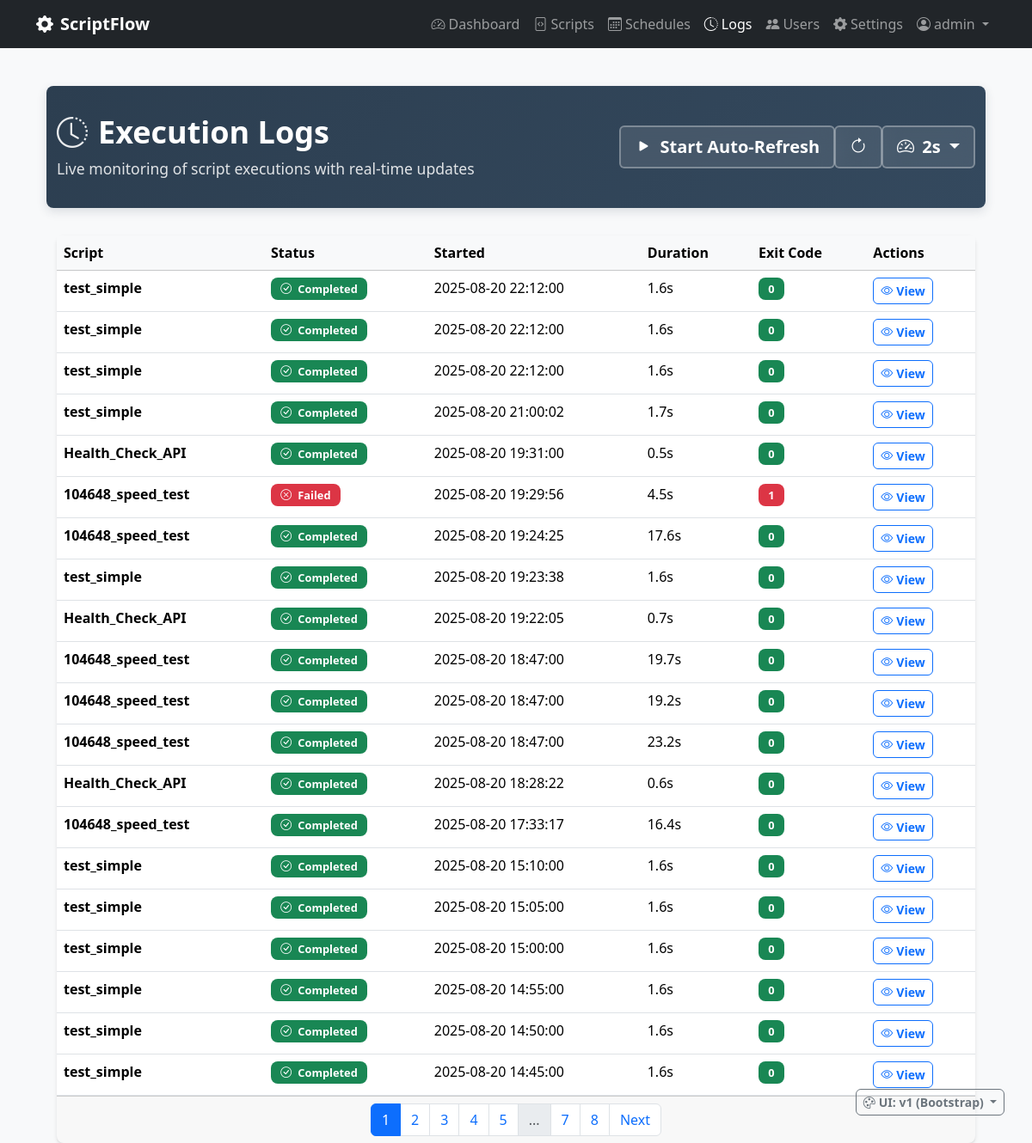
Page /logs (signed in) on the earlier database version.
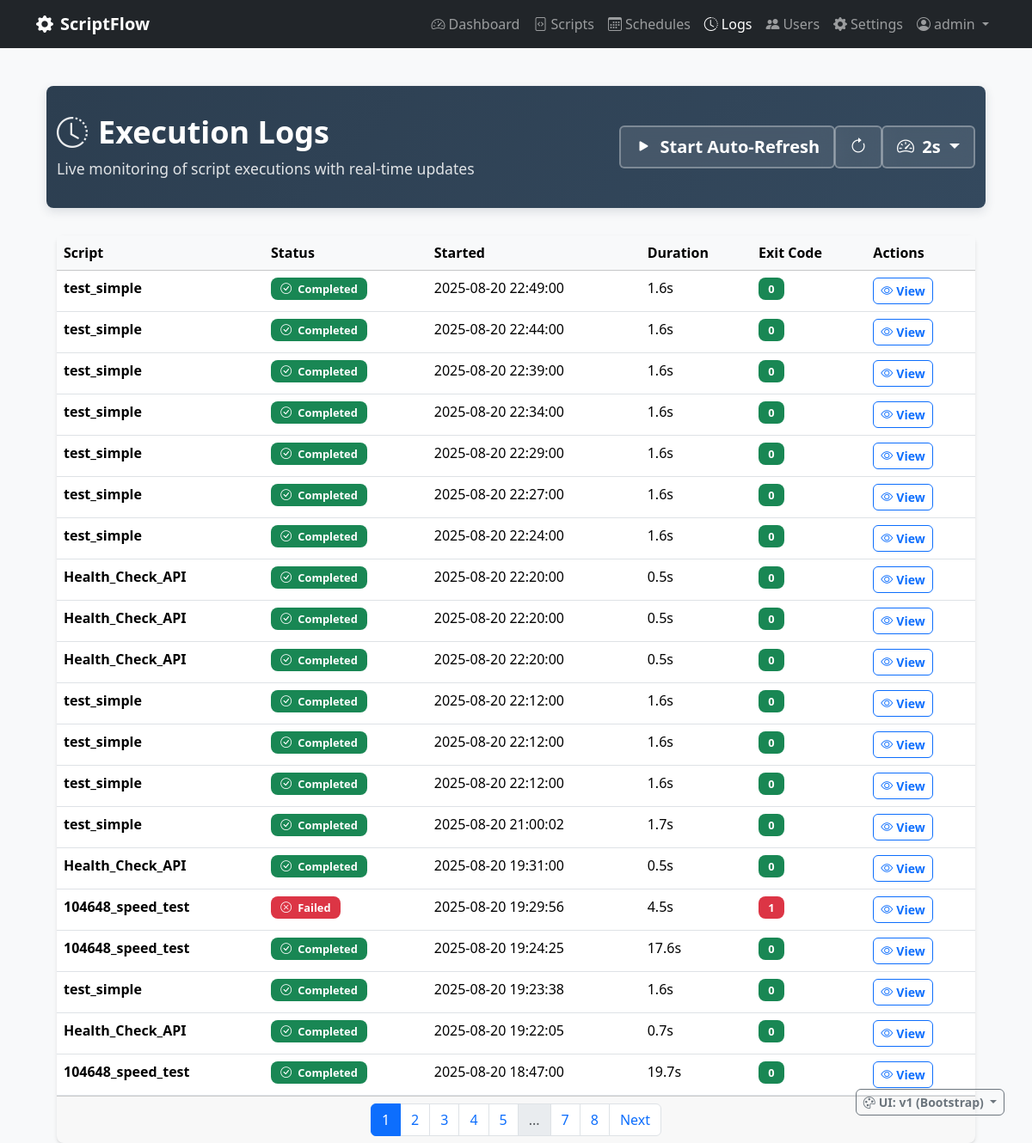
Same page on the later database version.
### scriptflow.py (models this page shows, shortened)
class Execution(db.Model):
    __tablename__ = 'executions'
    id = db.Column(db.Integer, primary_key=True)
    started_at = db.Column(db.DateTime, default=datetime.now, nullable=False)
    completed_at = db.Column(db.DateTime)
    status = db.Column(db.String(20), default='pending', nullable=False)  # pending, running, completed, failed, timeout
    exit_code = db.Column(db.Integer)
    stdout = db.Column(db.Text)
    stderr = db.Column(db.Text)
    duration_seconds = db.Column(db.Float)
    trigger_type = db.Column(db.String(20), default='manual', nullable=False)  # manual, scheduled, api
    script_id = db.Column(db.Integer, db.ForeignKey('scripts.id'), nullable=False)
    user_id = db.Column(db.Integer, db.ForeignKey('users.id'), nullable=False)
    script = db.relationship('Script', backref='executions')
    @property
    def formatted_duration(self):
        if not self.duration_seconds:
            return "N/A"
        if self.duration_seconds < 60:
            return f"{self.duration_seconds:.1f}s"
        else:
            minutes = int(self.duration_seconds // 60)
            seconds = int(self.duration_seconds % 60)
            return f"{minutes}m {seconds}s"

class Script(db.Model):
    __tablename__ = 'scripts'
    id = db.Column(db.Integer, primary_key=True)
    name = db.Column(db.String(100), nullable=False)
    description = db.Column(db.Text)
    filename = db.Column(db.String(255), nullable=False)
    file_path = db.Column(db.String(500), nullable=False)
    script_type = db.Column(db.String(10), nullable=False)  # 'py' or 'bat'
    file_size = db.Column(db.Integer)
    created_at = db.Column(db.DateTime, default=datetime.now)
    updated_at = db.Column(db.DateTime, default=datetime.now, onupdate=datetime.now)
    is_active = db.Column(db.Boolean, default=True)
    user_id = db.Column(db.Integer, db.ForeignKey('users.id'), nullable=False)

### scriptflow.py (the view)
@app.route('/logs')
@login_required
def logs():
    page = request.args.get('page', 1, type=int)
    executions_query = Execution.query.order_by(Execution.started_at.desc())
    executions_filtered = apply_user_data_filter(executions_query)
    executions = executions_filtered.paginate(page=page, per_page=20, error_out=False)
    return render_template(UIVersionManager.get_template_path('logs.html'), executions=executions)

### config/ui_version.py (called while the page is built)
    @classmethod
    def get_ui_version(cls):
        if request and request.args.get('ui') in ['v1', 'v2']:
            ui_version = request.args.get('ui')
            if session:
                session['ui_version'] = ui_version
            return ui_version
        if session and 'ui_version' in session:
            return session['ui_version']
        env_version = os.environ.get('UI_VERSION', '').lower()
        if env_version in ['v1', 'v2']:
            return env_version
        return cls.DEFAULT_VERSION

    @classmethod
    def get_template_path(cls, template_name):
        ui_version = cls.get_ui_version()
        return f"{ui_version}/{template_name}"

    @classmethod
    def is_modern_ui(cls):
        return cls.get_ui_version() == cls.MODERN_VERSION

### scriptflow.py (called while the page is built)
@app.context_processor
def inject_ui_version():
    try:
        return {
            'ui_info': UIVersionManager.get_ui_display_info(),
            'ui_version': UIVersionManager.get_ui_version(),
            'is_modern_ui': UIVersionManager.is_modern_ui()
        }
    except:
        return {
            'ui_info': {},
            'ui_version': 'v1',
            'is_modern_ui': False
        }

### templates/v1/logs.html (shortened to what the changed rows need)
{% extends "v1/base.html" %}
{% block content %}
<div class="container-fluid">
    <div class="page-header">
        <div class="container">
            <div class="row align-items-center">
                <div class="col">
                    <h1>
                        <i class="bi bi-clock-history"></i>Execution Logs
                    </h1>
                </div>
            </div>
        </div>
    </div>
    <div class="container">
        <div class="card">
            <div class="card-body p-0">
                {% if executions.items %}
                    <div class="table-responsive">
                        <table class="table table-hover mb-0" id="logsTable">
                            <thead class="table-light">
                                <tr>
                                    <th>Script</th>
                                    <th>Status</th>
                                    <th>Started</th>
                                    <th>Duration</th>
                                    <th>Exit Code</th>
                                    <th>Actions</th>
                                </tr>
                            </thead>
                            <tbody id="logsTableBody">
                                {% for execution in executions.items %}
                                <tr>
                                    <td>
                                        <strong>{{ execution.script.name if execution.script else 'Unknown' }}</strong>
                                    </td>
                                    <td>
                                        {% if execution.status == 'running' %}
                                            <span class="badge status-running d-flex align-items-center gap-1">
                                                <i class="bi bi-arrow-clockwise rotating-icon"></i>
                                                Running
                                            </span>
                                        {% elif execution.status == 'completed' %}
                                            <span class="badge bg-success">
                                                <i class="bi bi-check-circle me-1"></i>
                                                Completed
                                            </span>
                                        {% elif execution.status == 'failed' %}
                                            <span class="badge bg-danger">
                                                <i class="bi bi-x-circle me-1"></i>
                                                Failed
                                            </span>
                                        {% elif execution.status == 'pending' %}
                                            <span class="badge bg-secondary">
                                                <i class="bi bi-clock me-1"></i>
                                                Pending
                                            </span>
                                        {% elif execution.status == 'timeout' %}
                                            <span class="badge bg-warning">
                                                <i class="bi bi-stopwatch me-1"></i>
                                                Timeout
                                            </span>
                                        {% else %}
                                            <span class="badge bg-secondary">
                                                {{ execution.status|title }}
                                            </span>
                                        {% endif %}
                                    </td>
                                    <td>{{ execution.started_at.strftime('%Y-%m-%d %H:%M:%S') }}</td>
                                    <td>{{ execution.formatted_duration }}</td>
                                    <td>
                                        {% if execution.exit_code is not none %}
                                            <span class="badge bg-{{ 'success' if execution.exit_code == 0 else 'danger' }}">
                                                {{ execution.exit_code }}
                                            </span>
                                        {% else %}
                                            <span class="text-muted">-</span>
                                        {% endif %}
                                    </td>
                                    <td>
                                        <a href="{{ url_for('view_execution', execution_id=execution.id) }}" class="btn btn-sm btn-outline-primary">
                                            <i class="bi bi-eye me-1"></i>View
                                        </a>
                                    </td>
                                </tr>
                                {% endfor %}
                            </tbody>
                        </table>
                    </div>
                    {% if executions.pages > 1 %}
                    <div class="card-footer">
                        <nav>
                            <ul class="pagination justify-content-center mb-0">
                                {% for page_num in executions.iter_pages() %}
                                    {% if page_num %}
                                        {% if page_num != executions.page %}
                                            <li class="page-item">
                                                <a class="page-link" href="{{ url_for('logs', page=page_num) }}">{{ page_num }}</a>
                                            </li>
                                        {% else %}
                                            <li class="page-item active">
                                                <span class="page-link">{{ page_num }}</span>
                                            </li>
                                        {% endif %}
                                    {% else %}
                                        <li class="page-item disabled">
                                            <span class="page-link">...</span>
                                        </li>
                                    {% endif %}
                                {% endfor %}
                            </ul>
                        </nav>
                    </div>
                    {% endif %}
                {% endif %}
            </div>
        </div>
    </div>
</div>
{% endblock %}

Differences in the rows shown:
no longer on this page (row unchanged): Execution: script "104648_speed_test", status "completed" (drawn), started_at "2025-08-20 18:47:00", formatted_duration "19.2s", exit_code "0"
no longer on this page (row unchanged): Execution: script "104648_speed_test", status "completed" (drawn), started_at "2025-08-20 18:47:00", formatted_duration "23.2s", exit_code "0"
no longer on this page (row unchanged): Execution: script "Health_Check_API", status "completed" (drawn), started_at "2025-08-20 18:28:22", formatted_duration "0.6s", exit_code "0"
no longer on this page (row unchanged): Execution: script "104648_speed_test", status "completed" (drawn), started_at "2025-08-20 17:33:17", formatted_duration "16.4s", exit_code "0"
no longer on this page (row unchanged): Execution: script "test_simple", status "completed" (drawn), started_at "2025-08-20 15:10:00", formatted_duration "1.6s", exit_code "0"
no longer on this page (row unchanged): Execution: script "test_simple", status "completed" (drawn), started_at "2025-08-20 15:05:00", formatted_duration "1.6s", exit_code "0"
no longer on this page (row unchanged): Execution: script "test_simple", status "completed" (drawn), started_at "2025-08-20 15:00:00", formatted_duration "1.6s", exit_code "0"
no longer on this page (row unchanged): Execution: script "test_simple", status "completed" (drawn), started_at "2025-08-20 14:55:00", formatted_duration "1.6s", exit_code "0"
no longer on this page (row unchanged): Execution: script "test_simple", status "completed" (drawn), started_at "2025-08-20 14:50:00", formatted_duration "1.6s", exit_code "0"
no longer on this page (row unchanged): Execution: script "test_simple", status "completed" (drawn), started_at "2025-08-20 14:45:00", formatted_duration "1.6s", exit_code "0"
added Execution: script "test_simple", status "completed" (drawn), started_at "2025-08-20 22:49:00", formatted_duration "1.6s", exit_code "0"
added Execution: script "test_simple", status "completed" (drawn), started_at "2025-08-20 22:44:00", formatted_duration "1.6s", exit_code "0"
added Execution: script "test_simple", status "completed" (drawn), started_at "2025-08-20 22:39:00", formatted_duration "1.6s", exit_code "0"
added Execution: script "test_simple", status "completed" (drawn), started_at "2025-08-20 22:34:00", formatted_duration "1.6s", exit_code "0"
added Execution: script "test_simple", status "completed" (drawn), started_at "2025-08-20 22:29:00", formatted_duration "1.6s", exit_code "0"
added Execution: script "test_simple", status "completed" (drawn), started_at "2025-08-20 22:27:00", formatted_duration "1.6s", exit_code "0"
added Execution: script "test_simple", status "completed" (drawn), started_at "2025-08-20 22:24:00", formatted_duration "1.6s", exit_code "0"
added Execution: script "Health_Check_API", status "completed" (drawn), started_at "2025-08-20 22:20:00", formatted_duration "0.5s", exit_code "0"
added Execution: script "Health_Check_API", status "completed" (drawn), started_at "2025-08-20 22:20:00", formatted_duration "0.5s", exit_code "0"
added Execution: script "Health_Check_API", status "completed" (drawn), started_at "2025-08-20 22:20:00", formatted_duration "0.5s", exit_code "0"
